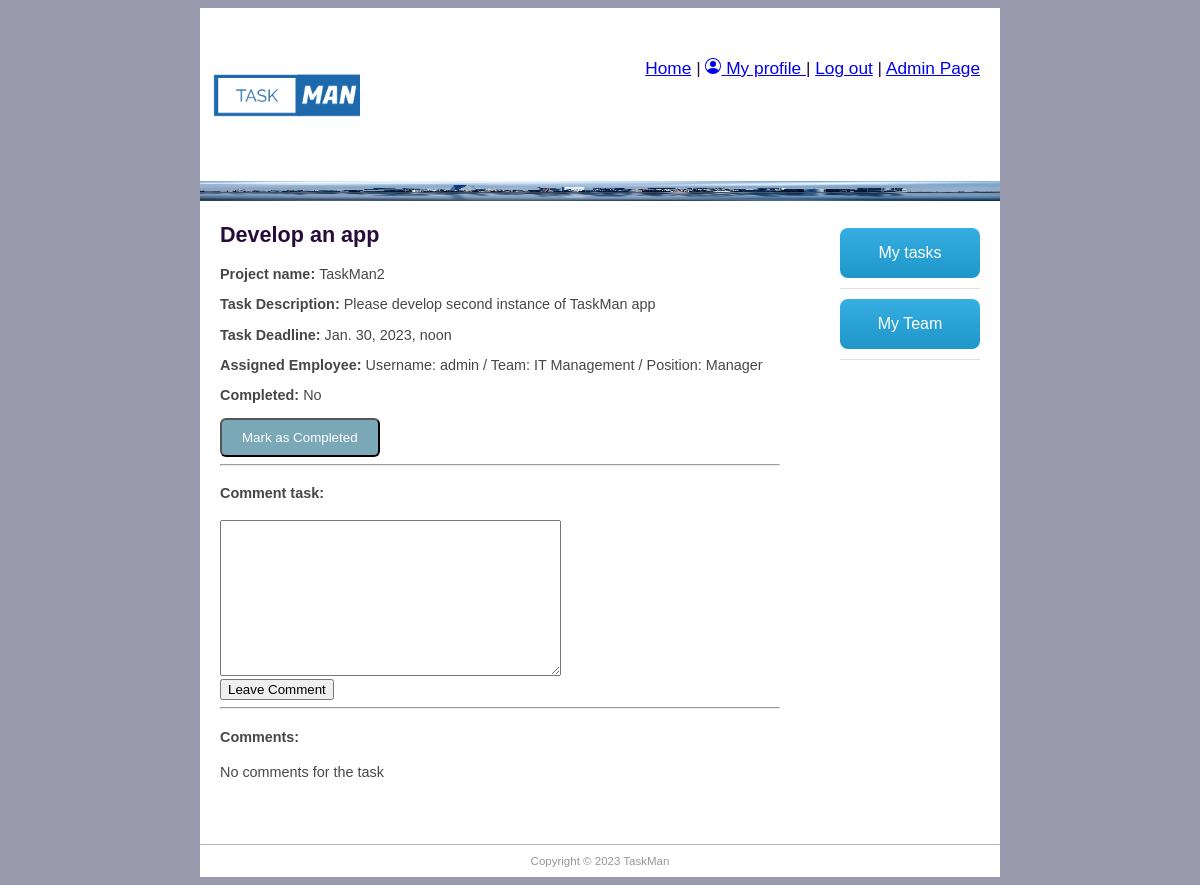
The page /taskman/tasks/5 (signed in) on the database its author committed.
### taskman/models.py (models this page shows, shortened)
class TaskInstance(models.Model):
    project_id = models.ForeignKey('Project', help_text='Assign to a task', on_delete=models.SET_NULL, null=True, blank=True)
    job_title = models.CharField('Task title', max_length=200, help_text='Enter Task role', null=True, blank=True)
    description = models.TextField('Description', max_length=2000, help_text='Enter task description', null=True, blank=True)
    enddate = models.DateTimeField('Requested finish date', null=True, blank=True)
    completed_on = models.BooleanField('Completed', default=False)
    assign_employees = models.ForeignKey(Employee, help_text='Select employees to task', on_delete=models.CASCADE)

class Project(models.Model):
    title = models.CharField('Project title', max_length=100, help_text='Enter project title')
    description = models.TextField('Description', max_length=2000, help_text='Enter project description')
    group_id = models.ForeignKey(Group, help_text='Assign to a team', blank=True, on_delete=models.SET_NULL, null=True)
    employee_req = models.IntegerField('Number of employees expected', default=0)
    enddate = models.DateTimeField('Requested finish date', null=True, blank=True)
    created_on = models.DateTimeField(editable=False, auto_now_add=True)
    updated_on = models.DateTimeField(editable=False, auto_now_add=True)
    completed_on = models.BooleanField('Completed', default=False)

class Employee(models.Model):
    user = models.OneToOneField(User, on_delete=models.CASCADE)
    group_id = models.ForeignKey(Group, help_text='Assign to a team', on_delete=models.SET_NULL, null=True, blank=True)
    photo = models.ImageField(default='default.png', upload_to='profile_pics')
    team_role = models.ForeignKey(TeamRole, help_text='Assign a position', on_delete=models.SET_NULL, null=True, blank=True)
    task_number = models.IntegerField('Number of tasks assigned', default=0, validators=[MaxValueValidator(10)])
    def __str__(self):
        return f"Username: {self.user.username}\n / Team: {self.group_id.name} \n / Position: {self.team_role.name}"

class TeamRole(models.Model):
    name = models.CharField('Role in a team', max_length=200, help_text='Enter Team role')

### taskman/views.py (the view, shortened to what this page needs)
# urls.py: path('tasks/<int:pk>', views.TaskDetailView.as_view(), name='task-detail'),
class TaskDetailView(FormMixin, generic.DetailView, LoginRequiredMixin):
    model = TaskInstance  # automatiskai sukuriamas kintamasis Book -> book
    template_name = 'task_detail.html'  # nurodome is kur ims apipavidalinima internete
    form_class = TaskCommentForm
    def get_context_data(self, **kwargs):
        context = super().get_context_data(**kwargs)
        current_employee = Employee.objects.get(user=self.request.user)
        context['current_employee'] = current_employee
        return context
    def get_object(self):
        return TaskInstance.objects.get(pk=self.kwargs['pk'])

### taskman/forms.py
class TaskCommentForm(forms.ModelForm):
    class Meta:
        model = TaskComment
        fields = ('content', 'task', 'user')
        widgets = {'task': forms.HiddenInput(), 'user': forms.HiddenInput()}

### taskman/templates/task_detail.html (shortened to what this page needs)
{% extends "base.html" %}
{% block content %}
<h1>{{taskinstance.job_title}}</h1>
{% if current_employee.team_role.name == 'Manager' or current_employee.team_role.name == 'Team Lead'%}
<p><b>Project name: </b><a href=""> {{taskinstance.project_id.title}}</a></p>
{%else%}
<p><b>Project name: </b>{{taskinstance.project_id.title}}</p>
{%endif%}
<p><b>Task Description:</b> {{taskinstance.description}}</p>
<p><b>Task Deadline: </b>{{taskinstance.enddate}}</p>
<p><b>Assigned Employee: </b>{{taskinstance.assign_employees}}</p>
<p><b>Completed: </b>
    {% if taskinstance.completed_on == True %}
    Yes
    {%else%}
    No
    {%endif%}
</p>
{% if taskinstance.completed_on == False %}
<form method="POST" action="{% url 'complete-task' taskinstance.pk %}">
  <button type="submit" class="button-cool">Mark as Completed</button>
</form>
{%else%}
<form method="POST" action="{% url 'open-task' taskinstance.pk %}">
  {% csrf_token %}
  <button type="submit" class="button-cool">Mark as Open</button>
</form>
{%endif%}
<hr>
{% if user.is_authenticated %}
<div class="fieldWrapper">
    <h4>Comment task:</h4>
    <form action="" method="post">
        {{ form.content }}
        <br>
        <input type="submit", value="Leave Comment">
    </form>
</div>
{% endif %}
<hr>
<h4>Comments:</h4>
{% if taskinstance.taskcomment_set.all %}
{% for task_com in taskinstance.taskcomment_set.all %}
<hr>
<p>{{task_com.user}}, <em>{{task_com.date_created}}</em></p>
<p>{{task_com.content}}</p>
{% endfor %}
{% else %}
<p>No comments for the task</p>
{% endif %}
{% endblock %}

### taskman/static/css/main.css (style rules this page uses)
body { background-color: #999AAB; font-family: "Trebuchet MS", Helvetica, sans-serif; font-size: 0.9em; text-align: justify; color: #474747; }
h1 { color: #270c39; }
.button-cool { display: inline-block; padding: 10px 20px; text-align: center; text-decoration: none; color: #ffffff; background-color: #7aa8b7; border-radius: 6px; outline: none; }

### rows shown on the page
TaskInstance: job_title "Develop an app", project_id "TaskMan2", description "Please develop second instance of TaskMan app", enddate "Jan. 30, 2023, noon", assign_employees "Username: admin / Team: IT Management / Position: Manager"
